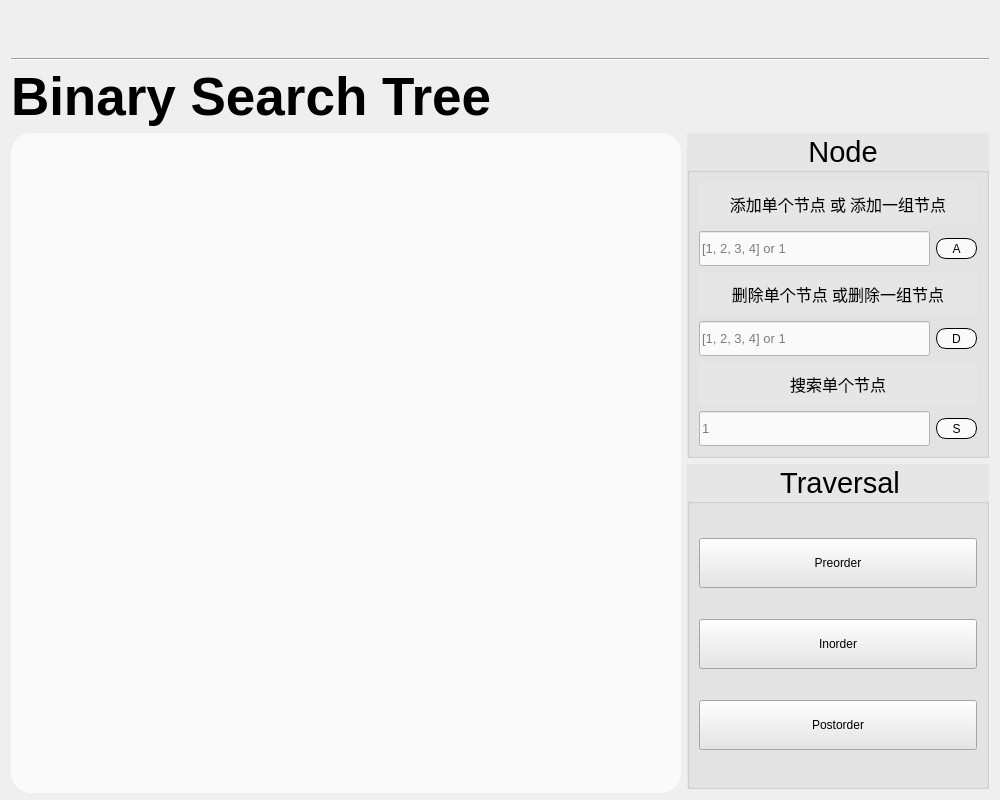
<?xml version="1.0" encoding="UTF-8"?>
<ui version="4.0">
 <class>widget_background</class>
 <widget class="QWidget" name="widget_background">
  <property name="geometry">
   <rect>
    <x>0</x>
    <y>0</y>
    <width>1000</width>
    <height>800</height>
   </rect>
  </property>
  <property name="minimumSize">
   <size>
    <width>1000</width>
    <height>800</height>
   </size>
  </property>
  <property name="windowTitle">
   <string>Form</string>
  </property>
  <layout class="QVBoxLayout" name="verticalLayout_7">
   <item>
    <layout class="QHBoxLayout" name="horizontalLayout_5">
     <item>
      <widget class="IconButton" name="button_setting">
       <property name="minimumSize">
        <size>
         <width>41</width>
         <height>41</height>
        </size>
       </property>
       <property name="styleSheet">
        <string notr="true">image: url(:/icon/icons/setting.png);
border:none;</string>
       </property>
       <property name="text">
        <string/>
       </property>
      </widget>
     </item>
     <item>
      <spacer name="horizontalSpacer">
       <property name="orientation">
        <enum>Qt::Horizontal</enum>
       </property>
       <property name="sizeHint" stdset="0">
        <size>
         <width>40</width>
         <height>20</height>
        </size>
       </property>
      </spacer>
     </item>
     <item>
      <layout class="QHBoxLayout" name="horizontalLayout">
       <item>
        <widget class="IconButton" name="button_back">
         <property name="minimumSize">
          <size>
           <width>41</width>
           <height>41</height>
          </size>
         </property>
         <property name="styleSheet">
          <string notr="true">image: url(:/icon/icons/back.png);
border:none;</string>
         </property>
         <property name="text">
          <string/>
         </property>
        </widget>
       </item>
       <item>
        <widget class="IconButton" name="button_enlarge">
         <property name="minimumSize">
          <size>
           <width>41</width>
           <height>41</height>
          </size>
         </property>
         <property name="styleSheet">
          <string notr="true">image: url(:/icon/icons/enlarge.png);
border:none;</string>
         </property>
         <property name="text">
          <string/>
         </property>
        </widget>
       </item>
       <item>
        <widget class="IconButton" name="button_close">
         <property name="minimumSize">
          <size>
           <width>41</width>
           <height>41</height>
          </size>
         </property>
         <property name="styleSheet">
          <string notr="true">image: url(:/icon/icons/close.png);
border:none;</string>
         </property>
         <property name="text">
          <string/>
         </property>
        </widget>
       </item>
      </layout>
     </item>
    </layout>
   </item>
   <item>
    <widget class="Line" name="line">
     <property name="orientation">
      <enum>Qt::Horizontal</enum>
     </property>
    </widget>
   </item>
   <item>
    <layout class="QHBoxLayout" name="horizontalLayout_7">
     <item>
      <widget class="QLabel" name="label_title">
       <property name="minimumSize">
        <size>
         <width>0</width>
         <height>60</height>
        </size>
       </property>
       <property name="font">
        <font>
         <family>Microsoft Sans Serif</family>
         <pointsize>40</pointsize>
         <bold>true</bold>
         <stylestrategy>PreferAntialias</stylestrategy>
         <kerning>true</kerning>
        </font>
       </property>
       <property name="text">
        <string>Binary Search Tree</string>
       </property>
       <property name="alignment">
        <set>Qt::AlignLeading|Qt::AlignLeft|Qt::AlignVCenter</set>
       </property>
      </widget>
     </item>
     <item>
      <spacer name="horizontalSpacer_2">
       <property name="orientation">
        <enum>Qt::Horizontal</enum>
       </property>
       <property name="sizeHint" stdset="0">
        <size>
         <width>979</width>
         <height>20</height>
        </size>
       </property>
      </spacer>
     </item>
    </layout>
   </item>
   <item>
    <layout class="QHBoxLayout" name="horizontalLayout_6">
     <item>
      <widget class="BinarySearchTreeView" name="graphicsView">
       <property name="minimumSize">
        <size>
         <width>670</width>
         <height>660</height>
        </size>
       </property>
       <property name="focusPolicy">
        <enum>Qt::NoFocus</enum>
       </property>
       <property name="contextMenuPolicy">
        <enum>Qt::DefaultContextMenu</enum>
       </property>
       <property name="styleSheet">
        <string notr="true">background-color: rgb(250, 250, 250);
border-radius:20px;</string>
       </property>
      </widget>
     </item>
     <item>
      <layout class="QVBoxLayout" name="verticalLayout_6">
       <item>
        <widget class="MyGroupBox" name="groupBox_node">
         <property name="minimumSize">
          <size>
           <width>300</width>
           <height>300</height>
          </size>
         </property>
         <property name="font">
          <font>
           <pointsize>22</pointsize>
          </font>
         </property>
         <property name="focusPolicy">
          <enum>Qt::NoFocus</enum>
         </property>
         <property name="styleSheet">
          <string notr="true">background-color: rgb(230, 230, 230);</string>
         </property>
         <property name="title">
          <string>Node</string>
         </property>
         <property name="alignment">
          <set>Qt::AlignCenter</set>
         </property>
         <property name="flat">
          <bool>true</bool>
         </property>
         <layout class="QVBoxLayout" name="verticalLayout_5">
          <item>
           <layout class="QVBoxLayout" name="verticalLayout_2">
            <item>
             <widget class="QLabel" name="label_add">
              <property name="minimumSize">
               <size>
                <width>175</width>
                <height>20</height>
               </size>
              </property>
              <property name="font">
               <font>
                <family>新宋体</family>
                <pointsize>12</pointsize>
                <italic>false</italic>
               </font>
              </property>
              <property name="text">
               <string>添加单个节点 或 添加一组节点</string>
              </property>
              <property name="alignment">
               <set>Qt::AlignCenter</set>
              </property>
             </widget>
            </item>
            <item>
             <layout class="QHBoxLayout" name="horizontalLayout_4">
              <item>
               <widget class="QLineEdit" name="lineEdit_add">
                <property name="minimumSize">
                 <size>
                  <width>0</width>
                  <height>35</height>
                 </size>
                </property>
                <property name="font">
                 <font>
                  <pointsize>10</pointsize>
                 </font>
                </property>
                <property name="styleSheet">
                 <string notr="true">background-color: rgb(250,250,250);</string>
                </property>
                <property name="placeholderText">
                 <string>[1, 2, 3, 4] or 1</string>
                </property>
               </widget>
              </item>
              <item>
               <widget class="QPushButton" name="button_add">
                <property name="minimumSize">
                 <size>
                  <width>41</width>
                  <height>21</height>
                 </size>
                </property>
                <property name="styleSheet">
                 <string notr="true">QPushButton{
background-color: rgb(250, 250, 250);
border-radius:10px;
border-style:solid;
border-width:1px;
border-color:rgb(0, 0, 0);
}
QPushButton:hover{
background-color:#ecf5ff;
border-style:solid;
border-width:1px;
border-color:#409eff;
}</string>
                </property>
                <property name="text">
                 <string>A</string>
                </property>
               </widget>
              </item>
             </layout>
            </item>
           </layout>
          </item>
          <item>
           <layout class="QVBoxLayout" name="verticalLayout_3">
            <item>
             <widget class="QLabel" name="label_delete">
              <property name="font">
               <font>
                <family>新宋体</family>
                <pointsize>12</pointsize>
                <underline>false</underline>
               </font>
              </property>
              <property name="text">
               <string>删除单个节点 或删除一组节点</string>
              </property>
              <property name="alignment">
               <set>Qt::AlignCenter</set>
              </property>
             </widget>
            </item>
            <item>
             <layout class="QHBoxLayout" name="horizontalLayout_3">
              <item>
               <widget class="QLineEdit" name="lineEdit_delete">
                <property name="minimumSize">
                 <size>
                  <width>0</width>
                  <height>35</height>
                 </size>
                </property>
                <property name="font">
                 <font>
                  <pointsize>10</pointsize>
                 </font>
                </property>
                <property name="styleSheet">
                 <string notr="true">background-color: rgb(250,250,250);</string>
                </property>
                <property name="placeholderText">
                 <string>[1, 2, 3, 4] or 1</string>
                </property>
               </widget>
              </item>
              <item>
               <widget class="QPushButton" name="button_delete">
                <property name="minimumSize">
                 <size>
                  <width>41</width>
                  <height>21</height>
                 </size>
                </property>
                <property name="styleSheet">
                 <string notr="true">QPushButton{
background-color: rgb(250, 250, 250);
border-radius:10px;
border-style:solid;
border-width:1px;
border-color:rgb(0, 0, 0);
}
QPushButton:hover{
background-color:#ecf5ff;
border-style:solid;
border-width:1px;
border-color:#409eff;
}</string>
                </property>
                <property name="text">
                 <string>D</string>
                </property>
               </widget>
              </item>
             </layout>
            </item>
           </layout>
          </item>
          <item>
           <layout class="QVBoxLayout" name="verticalLayout_4">
            <item>
             <widget class="QLabel" name="label_search">
              <property name="font">
               <font>
                <family>新宋体</family>
                <pointsize>12</pointsize>
               </font>
              </property>
              <property name="text">
               <string>搜索单个节点</string>
              </property>
              <property name="alignment">
               <set>Qt::AlignCenter</set>
              </property>
             </widget>
            </item>
            <item>
             <layout class="QHBoxLayout" name="horizontalLayout_2">
              <item>
               <widget class="QLineEdit" name="lineEdit_search">
                <property name="minimumSize">
                 <size>
                  <width>0</width>
                  <height>35</height>
                 </size>
                </property>
                <property name="font">
                 <font>
                  <pointsize>10</pointsize>
                 </font>
                </property>
                <property name="styleSheet">
                 <string notr="true">background-color: rgb(250,250,250);</string>
                </property>
                <property name="placeholderText">
                 <string>1</string>
                </property>
               </widget>
              </item>
              <item>
               <widget class="QPushButton" name="button_search">
                <property name="minimumSize">
                 <size>
                  <width>41</width>
                  <height>21</height>
                 </size>
                </property>
                <property name="maximumSize">
                 <size>
                  <width>16777215</width>
                  <height>16777215</height>
                 </size>
                </property>
                <property name="styleSheet">
                 <string notr="true">QPushButton{
background-color: rgb(250, 250, 250);
border-radius:10px;
border-style:solid;
border-width:1px;
border-color:rgb(0, 0, 0);
}
QPushButton:hover{
background-color:#ecf5ff;
border-style:solid;
border-width:1px;
border-color:#409eff;
}</string>
                </property>
                <property name="text">
                 <string>S</string>
                </property>
               </widget>
              </item>
             </layout>
            </item>
           </layout>
          </item>
         </layout>
        </widget>
       </item>
       <item>
        <widget class="MyGroupBox" name="groupBox_traversal">
         <property name="minimumSize">
          <size>
           <width>300</width>
           <height>300</height>
          </size>
         </property>
         <property name="font">
          <font>
           <pointsize>22</pointsize>
          </font>
         </property>
         <property name="styleSheet">
          <string notr="true">background-color: rgb(230, 230, 230);</string>
         </property>
         <property name="title">
          <string>Traversal</string>
         </property>
         <property name="alignment">
          <set>Qt::AlignCenter</set>
         </property>
         <property name="flat">
          <bool>true</bool>
         </property>
         <property name="checkable">
          <bool>false</bool>
         </property>
         <layout class="QVBoxLayout" name="verticalLayout">
          <item>
           <widget class="MyButton" name="button_pre">
            <property name="minimumSize">
             <size>
              <width>0</width>
              <height>50</height>
             </size>
            </property>
            <property name="text">
             <string>Preorder</string>
            </property>
           </widget>
          </item>
          <item>
           <widget class="MyButton" name="button_in">
            <property name="minimumSize">
             <size>
              <width>0</width>
              <height>50</height>
             </size>
            </property>
            <property name="text">
             <string>Inorder</string>
            </property>
           </widget>
          </item>
          <item>
           <widget class="MyButton" name="button_post">
            <property name="minimumSize">
             <size>
              <width>0</width>
              <height>50</height>
             </size>
            </property>
            <property name="text">
             <string>Postorder</string>
            </property>
           </widget>
          </item>
         </layout>
        </widget>
       </item>
      </layout>
     </item>
    </layout>
   </item>
  </layout>
 </widget>
 <customwidgets>
  <customwidget>
   <class>BinarySearchTreeView</class>
   <extends>QGraphicsView</extends>
   <header>src.View.TreeView</header>
  </customwidget>
  <customwidget>
   <class>IconButton</class>
   <extends>QPushButton</extends>
   <header>src.MyClass.MyWidget</header>
  </customwidget>
  <customwidget>
   <class>MyGroupBox</class>
   <extends>QGroupBox</extends>
   <header>src.MyClass.MyWidget</header>
   <container>1</container>
  </customwidget>
  <customwidget>
   <class>MyButton</class>
   <extends>QPushButton</extends>
   <header>src.MyClass.MyWidget</header>
  </customwidget>
 </customwidgets>
 <resources>
  <include location="../res/resource.qrc"/>
 </resources>
 <connections>
  <connection>
   <sender>button_close</sender>
   <signal>clicked()</signal>
   <receiver>widget_background</receiver>
   <slot>close()</slot>
   <hints>
    <hint type="sourcelabel">
     <x>970</x>
     <y>30</y>
    </hint>
    <hint type="destinationlabel">
     <x>903</x>
     <y>2</y>
    </hint>
   </hints>
  </connection>
 </connections>
</ui>
